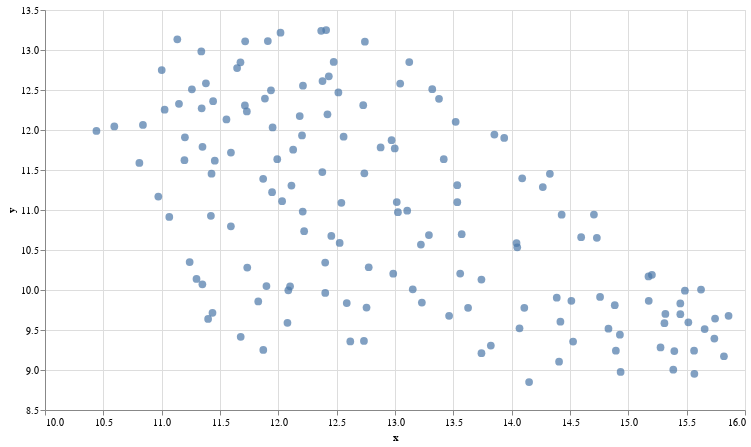

The code cell stored with this chart in its notebook:
### Code cell
# UMAP reduces the dimensions from 1024 to 2 dimensions that we can plot
reducer = umap.UMAP(n_neighbors=20)
umap_embeds = reducer.fit_transform(spotify_embeddings)
# Prepare the data to plot and interactive visualization
# using Altair
df_explore = pd.DataFrame(data={'text': list(spotify_df['track_name'])})
df_explore['x'] = umap_embeds[:,0]
df_explore['y'] = umap_embeds[:,1]

# Plot
chart = alt.Chart(df_explore).mark_circle(size=60).encode(
    x=#'x',
    alt.X('x',
        scale=alt.Scale(zero=False)
    ),
    y=
    alt.Y('y',
        scale=alt.Scale(zero=False)
    ),
    tooltip=['text']
).properties(
    width=700,
    height=400
)
chart.interactive()

### Figure 1 — Vega-Lite specification as saved in the notebook (floating-point values rounded to 4 significant figures; data arrays with more than 128 entries replaced by an {"elided": "..."} marker saying what was removed)
{"config": {"view": {"continuousWidth": 400, "continuousHeight": 300}}, "data": {"name": "data-5a72438e8017c86dab757d8fe9f462b1"}, "mark": {"type": "circle", "size": 60}, "encoding": {"tooltip": [{"field": "text", "type": "nominal"}], "x": {"field": "x", "scale": {"zero": false}, "type": "quantitative"}, "y": {"field": "y", "scale": {"zero": false}, "type": "quantitative"}}, "height": 400, "selection": {"selector005": {"type": "interval", "bind": "scales", "encodings": ["x", "y"]}}, "width": 700, "$schema": "https://vega.github.io/schema/vega-lite/v4.17.0.json", "datasets": {"data-5a72438e8017c86dab757d8fe9f462b1": {"elided": "151 records"}}}
